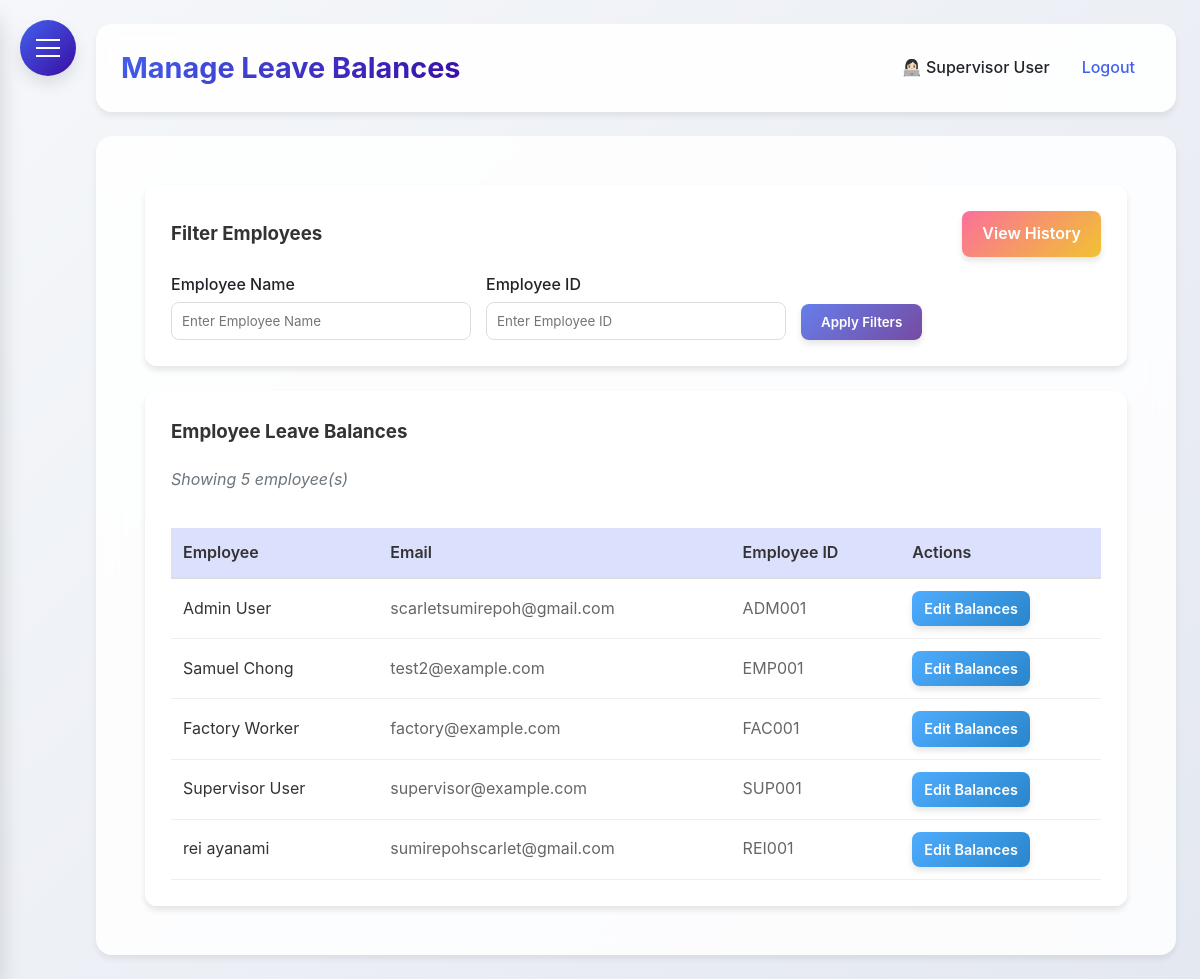
Before: /manage_leave_balances (signed in) with the older database file.
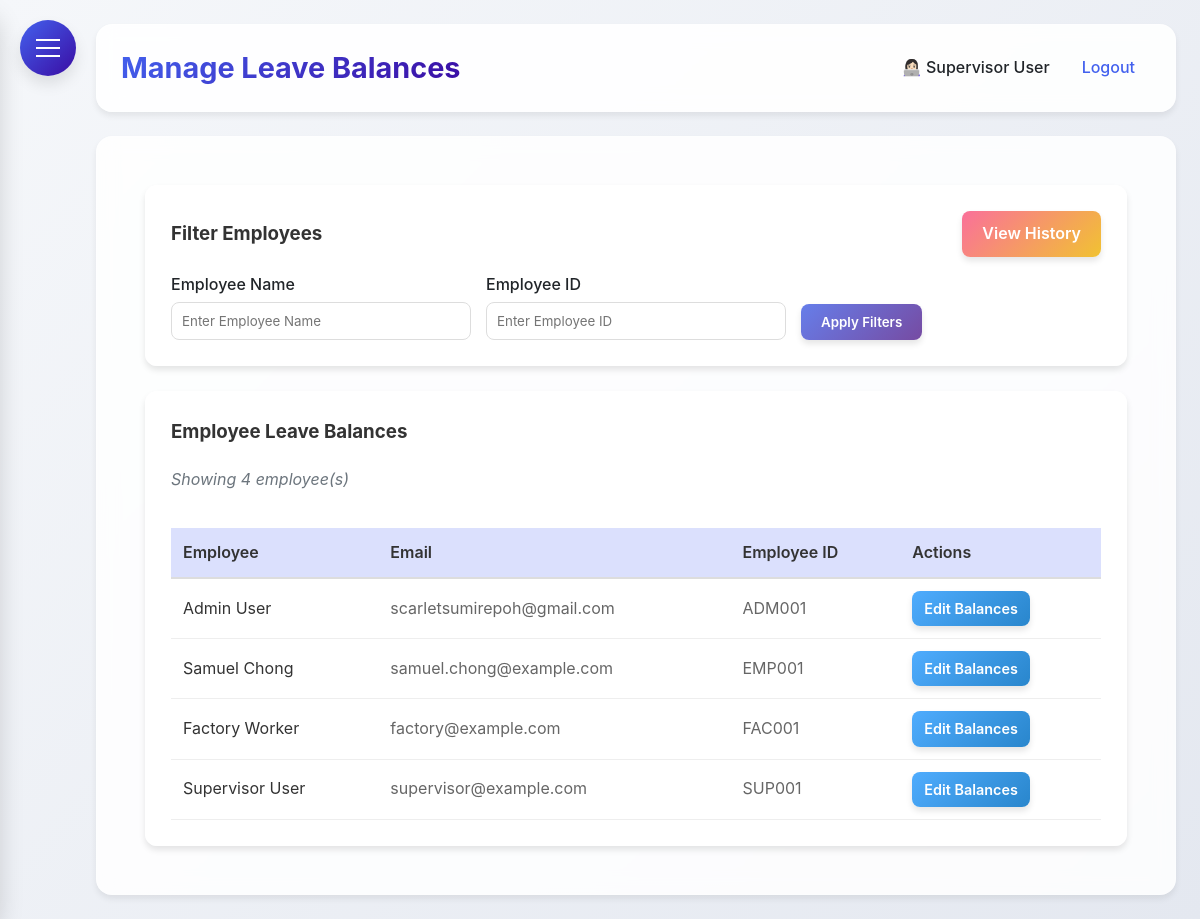
After: the same page with the newer database file.
### HerculesSystem.py (models this page shows, shortened)
class Employee(UserMixin, db.Model):
    id = db.Column(db.Integer, primary_key=True)
    username = db.Column(db.String(80), unique=True, nullable=False)
    password = db.Column(db.String(120), nullable=False)
    full_name = db.Column(db.String(120), nullable=False)
    email = db.Column(db.String(120), unique=True, nullable=False)
    nationality = db.Column(db.String(80), nullable=False)
    employee_id = db.Column(db.String(80), unique=True, nullable=False)
    hire_date = db.Column(db.Date)
    is_admin = db.Column(db.Boolean, default=False)
    user_type = db.Column(db.String(20), default='employee')
    last_clock_in = db.Column(db.DateTime)
    last_clock_out = db.Column(db.DateTime)
    last_lunch_start = db.Column(db.DateTime)
    last_lunch_end = db.Column(db.DateTime)
    leave_balances = db.relationship('LeaveBalance', back_populates='employee', lazy=True)

### HerculesSystem.py (the view)
@app.route('/manage_leave_balances')
@login_required
def manage_leave_balances():
    if current_user.user_type not in ['admin', 'supervisor']:
        flash('You do not have permission to manage leave balances.', 'danger')
        return redirect(url_for('leaves'))
    employee_name = request.args.get('employee_name', '').strip()
    employee_id_search = request.args.get('employee_id_search', '').strip()
    query = Employee.query
    if employee_name:
        query = query.filter(Employee.full_name.ilike(f'%{employee_name}%'))
    if employee_id_search:
        query = query.filter(Employee.employee_id.ilike(f'%{employee_id_search}%'))
    employees = query.all()
    return render_template('manage_leave_balances.html', employees=employees)

### HerculesSystem.py (called while the page is built)
@app.after_request
def add_security_headers(response):
    response.headers['Permissions-Policy'] = 'geolocation=()'
    return response

@login_manager.user_loader
def load_user(user_id):
    return db.session.get(Employee, int(user_id))

@app.context_processor
def inject_now():
    return {'now': datetime.utcnow()}

@app.before_request
def before_request():
    if request.url.startswith('https://'):
        new_url = request.url.replace('https://', 'http://', 1)
        return redirect(new_url, code=301)

### templates/manage_leave_balances.html (shortened to what this page needs)
{% extends "base.html" %}
{% block content %}
<div class="dashboard-container">
    <div class="glass" style="padding: 25px; border-radius: 12px; margin-bottom: 25px;">
        <div style="display: flex; justify-content: space-between; align-items: center; margin-bottom: 15px;">
            <h3 style="margin: 0; color: #333;">Filter Employees</h3>
            <a href="{{ url_for('leave_balance_history') }}" class="btn" style="background: linear-gradient(135deg, #fa709a 0%, #f1c232 100%);">
                View History
            </a>
        </div>
        <form method="GET" action="{{ url_for('manage_leave_balances') }}">
            <div style="display: grid; grid-template-columns: repeat(auto-fit, minmax(200px, 1fr)); gap: 15px; align-items: end;">
                <div>
                    <label style="display: block; margin-bottom: 5px; font-weight: 500;">Employee Name</label>
                    <input type="text" name="employee_name" value="{{ request.args.get('employee_name', '') }}" style="width: 100%; padding: 10px; border-radius: 8px; border: 1px solid #ddd;" placeholder="Enter Employee Name">
                </div>
                <div>
                    <label style="display: block; margin-bottom: 5px; font-weight: 500;">Employee ID</label>
                    <input type="text" name="employee_id_search" value="{{ request.args.get('employee_id_search', '') }}" style="width: 100%; padding: 10px; border-radius: 8px; border: 1px solid #ddd;" placeholder="Enter Employee ID">
                </div>
                <div style="display: flex; gap: 10px;">
                    <button type="submit" class="btn" style="background: linear-gradient(135deg, #667eea 0%, #764ba2 100%);">
                        Apply Filters
                    </button>
                </div>
            </div>
        </form>
    </div>
    <div class="glass" style="padding: 25px; border-radius: 12px;">
        <h3 style="margin-bottom: 20px; color: #333;">Employee Leave Balances</h3>
        {% if employees %}
        <p style="margin-bottom: 15px; font-style: italic; color: #6c757d;">
            Showing {{ employees|length }} employee(s)
        </p>
        <div style="overflow-x: auto;">
            <table style="width: 100%; border-collapse: collapse;">
                <thead>
                    <tr style="background: rgba(67, 97, 238, 0.1);">
                        <th style="padding: 12px; text-align: left; border-bottom: 2px solid #ddd; font-weight: 600;">Employee</th>
                        <th style="padding: 12px; text-align: left; border-bottom: 2px solid #ddd; font-weight: 600;">Email</th>
                        <th style="padding: 12px; text-align: left; border-bottom: 2px solid #ddd; font-weight: 600;">Employee ID</th>
                        <th style="padding: 12px; text-align: left; border-bottom: 2px solid #ddd; font-weight: 600;">Actions</th>
                    </tr>
                </thead>
                <tbody>
                    {% for employee in employees %}
                    <tr>
                        <td style="padding: 12px; border-bottom: 1px solid #eee; color: #333;">{{ employee.full_name }}</td>
                        <td style="padding: 12px; border-bottom: 1px solid #eee; color: #666;">{{ employee.email }}</td>
                        <td style="padding: 12px; border-bottom: 1px solid #eee; color: #666;">{{ employee.employee_id }}</td>
                        <td style="padding: 12px; border-bottom: 1px solid #eee;">
                            <a href="{{ url_for('edit_leave_balance', employee_id=employee.id) }}"
                               class="btn btn-sm" style="background: linear-gradient(135deg, #4facfe 0%, #2986cc 100%);">
                                Edit Balances
                            </a>
                        </td>
                    </tr>
                    {% endfor %}
                </tbody>
            </table>
        </div>
        {% else %}
        <p style="text-align: center; color: #666; padding: 40px;">No employees found.</p>
        {% endif %}
    </div>
</div>
{% endblock %}

### templates/base.html (shortened to what this page needs)
<!DOCTYPE html>
<html lang="en">
<head>
</head>
<body>
    <div class="hamburger-menu" id="hamburgerMenu">
        <span></span>
    </div>
    <div class="main-content" id="mainContent">
        <div class="header">
            <h1>{% block header %}Hercules HR{% endblock %}</h1>
            <div class="user-info">
                {% if current_user.is_authenticated %}
                <span>👩🏻‍💻 {{ current_user.full_name }}</span>
                <a href="{{ url_for('logout') }}">Logout</a>
                {% else %}
                <a href="{{ url_for('login') }}">Login</a>
                {% endif %}
            </div>
        </div>
        <div class="content">
            {% block content %}{% endblock %}
        </div>
    </div>
</body>
</html>

Changed rows visible on the page:
removed Employee: full_name "rei ayanami", email "sumirepohscarlet@gmail.com", employee_id "REI001"
changed Employee "Samuel Chong": email "test2@example.com" → "samuel.chong@example.com"
Other visible differences:
{{ employees|length }}: "5" → "4"
